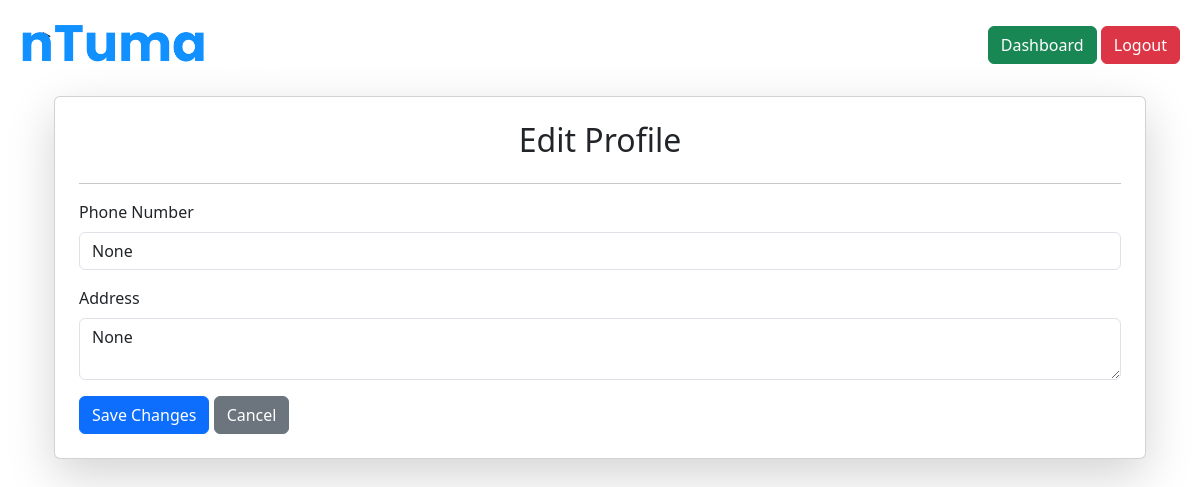
Before: /accounts/edit-profile/ (signed in) with the older database file.
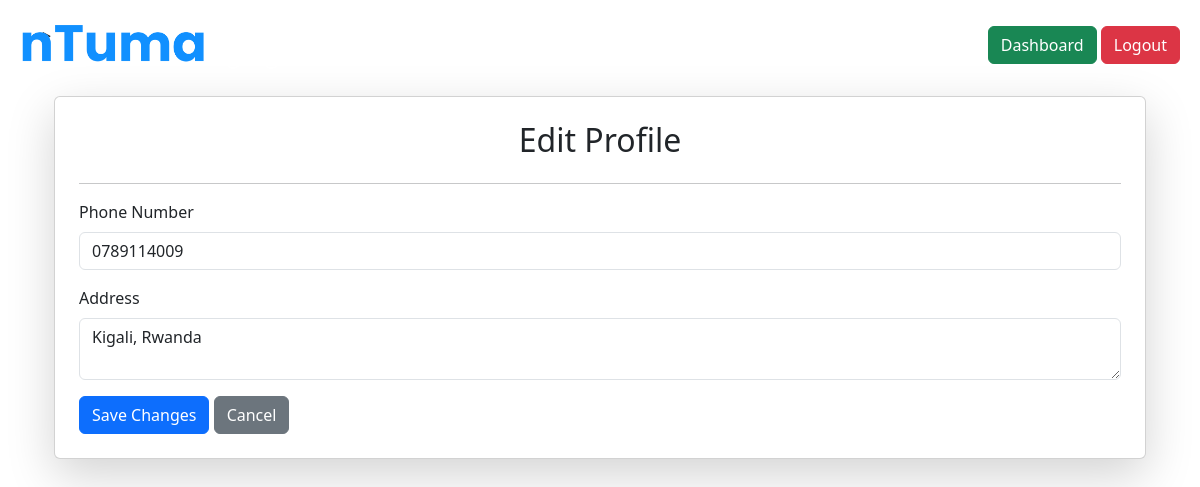
After: the same page with the newer database file.
### accounts/models.py (models this page shows, shortened)
class User(models.Model):
    username = models.CharField(max_length=150, unique=True)
    email = models.EmailField(unique=True)
    password = models.CharField(max_length=255)#hash it later
    phone_number = models.CharField(max_length=15, blank=True, null=True)
    address = models.TextField(blank=True, null=True)
    is_admin = models.BooleanField(default=False)

### accounts/views.py (the view)
# urls.py: path('edit-profile/', edit_profile, name='edit_profile'),
def edit_profile(request):
    if 'user_id' not in request.session:
        messages.error(request, 'You must be logged in!')
        return redirect('login')
    user = User.objects.get(id=request.session['user_id'])
    if request.method == 'POST':
        user.phone_number = request.POST.get('phone_number', user.phone_number)
        user.address = request.POST.get('address', user.address)
        user.save()
        messages.success(request, "Profile updated successfully!")
        return redirect('dashboard')
    return render(request, 'accounts/edit_profile.html', {'user':user})

### templates/accounts/edit_profile.html (shortened to what this page needs)
{% extends 'base.html' %}
{% block content %}
<div class="container mt-5">
    <div class="card shadow-lg p-4">
        <h2 class="text-center">Edit Profile</h2>
        <hr>
        <form method="post">
            <div class="mb-3">
                <label class="form-label">Phone Number</label>
                <input type="text" name="phone_number" class="form-control" value="{{ user.phone_number }}">
            </div>
            <div class="mb-3">
                <label class="form-label">Address</label>
                <textarea name="address" class="form-control">{{ user.address }}</textarea>
            </div>
            <button type="submit" class="btn btn-primary">Save Changes</button>
            <a href="{% url 'dashboard' %}" class="btn btn-secondary">Cancel</a>
        </form>
    </div>
</div>
{% endblock %}

### templates/base.html (shortened to what this page needs)
<!DOCTYPE html>
{% load static %}
<html lang="en">
<head>
    <link href="https://cdn.jsdelivr.net/npm/bootstrap@5.3.0/dist/css/bootstrap.min.css" rel="stylesheet">
    <link rel="stylesheet" href="{% static "css/styles.css" %}">
</head>
<body>
    <header class="lo">
        <div>
            <a href="/" class="">
                <img src="{% static 'images/main-logo.png' %}" alt="Food Ordering Logo" style="height: 50px;">
            </a>
        </div>
        <div>
            {% if request.session.user_id %}
            <a href="{% url 'dashboard' %}" class="btn btn-success">Dashboard</a>
                <a href="{% url 'logout' %}" class="btn btn-danger">Logout</a>
            {% else %}
                <a href="{% url 'login' %}" class="btn btn-primary">Login</a>
            {% endif %}
        </div>
    </header>
    <main>
        <div class="video-background">
            <div class="container mt-4">>
                {% block content %}{% endblock %}
            </div>
        </div>
    </main>
</body>
</html>

### static/css/styles.css (style rules this page uses)
.video-background { position: relative; width: 100%; height: 100vh; overflow: hidden; }
.lo { position: absolute; z-index: 2; top: 20px; left: 20px; right: 20px; display: flex; justify-content: space-between; align-items: center; }

Changed rows visible on the page:
changed User: phone_number "None" → "0789114009"; address "None" → "Kigali, Rwanda"
